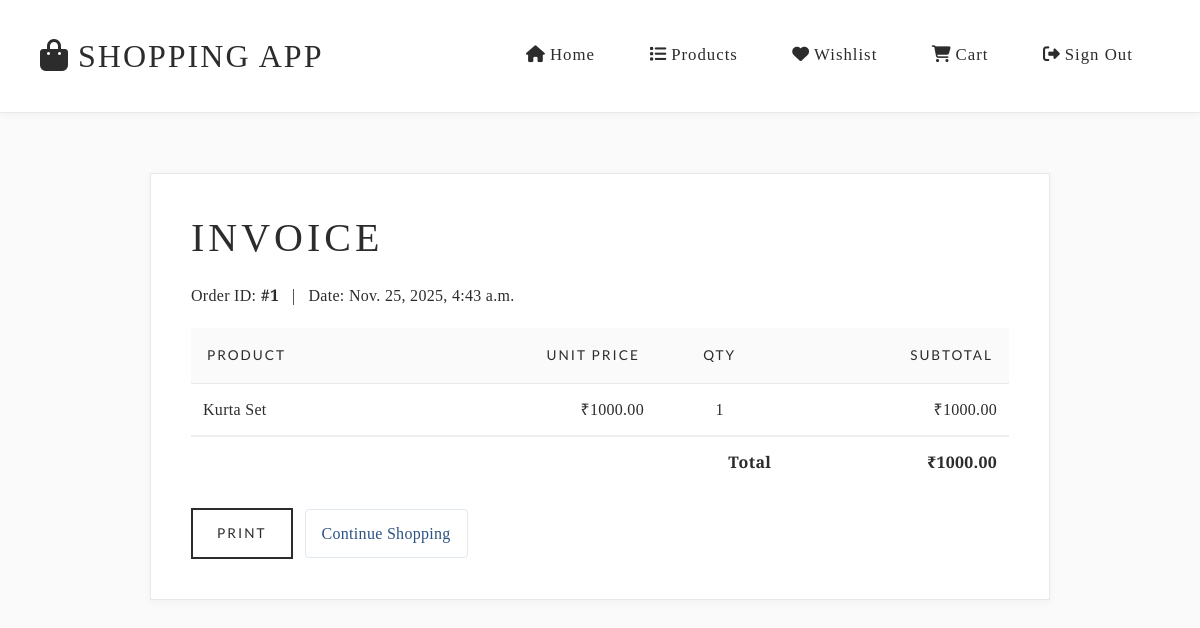
Page /bill/1/ (signed in) on the committed database.
### onlineshoppingapp/models.py (models this page shows, shortened)
class Order(models.Model):
    user = models.ForeignKey(User, on_delete=models.CASCADE)
    total_amount = models.DecimalField(max_digits=12, decimal_places=2)
    created_at = models.DateTimeField(auto_now_add=True)

class OrderItem(models.Model):
    order = models.ForeignKey(Order, on_delete=models.CASCADE, related_name='items')
    product = models.ForeignKey(Product, on_delete=models.CASCADE)
    quantity = models.PositiveIntegerField(default=1)
    price = models.DecimalField(max_digits=10, decimal_places=2)
    def get_subtotal(self):
        return self.quantity * self.price

class Product(models.Model):
    name = models.CharField(max_length=100)
    description = models.TextField()
    price = models.DecimalField(max_digits=10, decimal_places=2)
    image=models.ImageField(upload_to='products')
    category=models.ForeignKey('Category', on_delete=models.CASCADE)

### onlineshoppingapp/views.py (the view)
# urls.py: path('bill/<int:order_id>/', views.bill, name='bill'),
@login_required(login_url='signin')
def bill(request, order_id):
    from onlineshoppingapp.models import Order, OrderItem
    order = Order.objects.get(id=order_id, user=request.user)
    items = OrderItem.objects.filter(order=order)
    context = {'order': order, 'items': items}
    return render(request, 'bill.html', context)

### onlineshoppingapp/templates/bill.html
{% extends 'home.html' %}
{% block content %}
<div style="max-width:900px;margin:60px auto;padding:40px;background:#fff;border:1px solid #e8e8e8;border-radius:0;box-shadow:0 2px 8px rgba(0,0,0,0.04);">
  <h1 style="margin-bottom:20px;font-family:'Cormorant Garamond',serif;font-weight:300;font-size:2.5rem;letter-spacing:4px;text-transform:uppercase;color:#2c2c2c;">Invoice</h1>
  <p>Order ID: <strong>#{{ order.id }}</strong> &nbsp; | &nbsp; Date: {{ order.created_at }}</p>
  <table style="width:100%;border-collapse:collapse;margin-top:18px;">
    <thead>
      <tr style="background:#fafafa;">
        <th style="text-align:left;padding:16px;border-bottom:1px solid #e8e8e8;font-family:'Lato',sans-serif;font-weight:400;letter-spacing:2px;text-transform:uppercase;font-size:0.85rem;color:#2c2c2c;">Product</th>
        <th style="text-align:right;padding:16px;border-bottom:1px solid #e8e8e8;font-family:'Lato',sans-serif;font-weight:400;letter-spacing:2px;text-transform:uppercase;font-size:0.85rem;color:#2c2c2c;">Unit Price</th>
        <th style="text-align:center;padding:16px;border-bottom:1px solid #e8e8e8;font-family:'Lato',sans-serif;font-weight:400;letter-spacing:2px;text-transform:uppercase;font-size:0.85rem;color:#2c2c2c;">Qty</th>
        <th style="text-align:right;padding:16px;border-bottom:1px solid #e8e8e8;font-family:'Lato',sans-serif;font-weight:400;letter-spacing:2px;text-transform:uppercase;font-size:0.85rem;color:#2c2c2c;">Subtotal</th>
      </tr>
    </thead>
    <tbody>
      {% for it in items %}
      <tr>
        <td style="padding:12px;border-bottom:1px solid #fafafa;">{{ it.product.name }}</td>
        <td style="padding:12px;border-bottom:1px solid #fafafa;text-align:right;">₹{{ it.price }}</td>
        <td style="padding:12px;border-bottom:1px solid #fafafa;text-align:center;">{{ it.quantity }}</td>
        <td style="padding:12px;border-bottom:1px solid #fafafa;text-align:right;">₹{{ it.get_subtotal }}</td>
      </tr>
      {% endfor %}
    </tbody>
    <tfoot>
      <tr>
        <td colspan="3" style="text-align:right;padding:12px;font-weight:700;border-top:2px solid #eee;">Total</td>
        <td style="text-align:right;padding:12px;font-weight:700;border-top:2px solid #eee;">₹{{ order.total_amount }}</td>
      </tr>
    </tfoot>
  </table>
  <div style="margin-top:20px;display:flex;gap:12px;align-items:center;">
    <button onclick="window.print()" style="background:transparent;color:#2c2c2c;padding:12px 24px;border:2px solid #2c2c2c;border-radius:0;cursor:pointer;font-weight:400;letter-spacing:2px;text-transform:uppercase;font-family:'Lato',sans-serif;font-size:0.85rem;transition:all 0.4s ease;">Print</button>
    <a href="{% url 'list' %}" style="padding:10px 16px;border-radius:4px;border:1px solid #e2e8f0;text-decoration:none;color:#2c5282;">Continue Shopping</a>
  </div>
</div>
{% endblock %}

### onlineshoppingapp/templates/home.html (style rules this page uses)
:root { --bg: #fafafa; --surface: #1a1a1a; --muted: #8b8b8b; --text: #2c2c2c; --accent: #d4af37; --accent-dark: #b8941f; --border: #e8e8e8; --radius: 2px; }
body { background: var(--bg); font-family: 'Cormorant Garamond', 'Playfair Display', Georgia, serif; color: var(--text); -webkit-font-smoothing:antialiased; -moz-osx-font-smoothing:grayscale; letter-spacing: 0.3px; line-height: 1.7; }
h1 { color:var(--text); font-weight:300; margin-bottom:1.5rem; letter-spacing:3px; font-size:3rem; }

### rows in the picture
Order: id "1", created_at "Nov. 25, 2025, 4:43 a.m.", total_amount "1000.00"
OrderItem: product.name "Kurta Set", price "1000.00", quantity "1", get_subtotal "1000.00"
